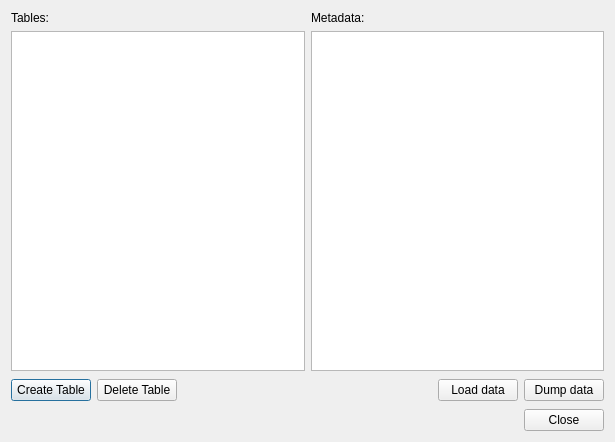
<ui version="4.0" >
 <class>ManagerDialog</class>
 <widget class="QDialog" name="ManagerDialog" >
  <property name="geometry" >
   <rect>
    <x>0</x>
    <y>0</y>
    <width>615</width>
    <height>442</height>
   </rect>
  </property>
  <property name="windowTitle" >
   <string>PostGIS Manager</string>
  </property>
  <layout class="QGridLayout" >
   <item row="0" column="0" >
    <widget class="QLabel" name="label" >
     <property name="text" >
      <string>Tables:</string>
     </property>
    </widget>
   </item>
   <item row="0" column="1" >
    <widget class="QLabel" name="label_2" >
     <property name="text" >
      <string>Metadata:</string>
     </property>
    </widget>
   </item>
   <item row="1" column="0" >
    <widget class="QTreeView" name="tree" />
   </item>
   <item row="1" column="1" >
    <widget class="QTextBrowser" name="txtMetadata" />
   </item>
   <item row="2" column="0" colspan="2" >
    <layout class="QHBoxLayout" >
     <item>
      <widget class="QPushButton" name="btnCreateTable" >
       <property name="text" >
        <string>Create Table</string>
       </property>
      </widget>
     </item>
     <item>
      <widget class="QPushButton" name="btnDeleteTable" >
       <property name="text" >
        <string>Delete Table</string>
       </property>
      </widget>
     </item>
     <item>
      <spacer>
       <property name="orientation" >
        <enum>Qt::Horizontal</enum>
       </property>
       <property name="sizeHint" >
        <size>
         <width>121</width>
         <height>26</height>
        </size>
       </property>
      </spacer>
     </item>
     <item>
      <widget class="QPushButton" name="btnLoadData" >
       <property name="text" >
        <string>Load data</string>
       </property>
      </widget>
     </item>
     <item>
      <widget class="QPushButton" name="btnDumpData" >
       <property name="text" >
        <string>Dump data</string>
       </property>
      </widget>
     </item>
    </layout>
   </item>
   <item row="3" column="0" colspan="2" >
    <widget class="QDialogButtonBox" name="buttonBox" >
     <property name="orientation" >
      <enum>Qt::Horizontal</enum>
     </property>
     <property name="standardButtons" >
      <set>QDialogButtonBox::Close</set>
     </property>
    </widget>
   </item>
  </layout>
 </widget>
 <tabstops>
  <tabstop>tree</tabstop>
  <tabstop>txtMetadata</tabstop>
  <tabstop>btnCreateTable</tabstop>
  <tabstop>btnDeleteTable</tabstop>
  <tabstop>btnLoadData</tabstop>
  <tabstop>btnDumpData</tabstop>
  <tabstop>buttonBox</tabstop>
 </tabstops>
 <resources/>
 <connections>
  <connection>
   <sender>buttonBox</sender>
   <signal>accepted()</signal>
   <receiver>ManagerDialog</receiver>
   <slot>accept()</slot>
   <hints>
    <hint type="sourcelabel" >
     <x>248</x>
     <y>254</y>
    </hint>
    <hint type="destinationlabel" >
     <x>157</x>
     <y>274</y>
    </hint>
   </hints>
  </connection>
  <connection>
   <sender>buttonBox</sender>
   <signal>rejected()</signal>
   <receiver>ManagerDialog</receiver>
   <slot>reject()</slot>
   <hints>
    <hint type="sourcelabel" >
     <x>316</x>
     <y>260</y>
    </hint>
    <hint type="destinationlabel" >
     <x>286</x>
     <y>274</y>
    </hint>
   </hints>
  </connection>
 </connections>
</ui>
